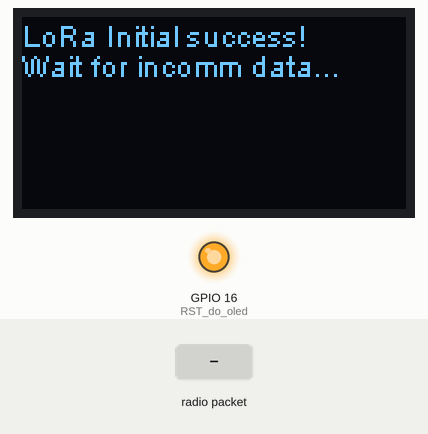
A program run on a simulated ESP32. On the bench: 128×64 one-colour display, output pins drawn as LEDs (lit = HIGH). The inputs (shaded band) are chosen by the test bench. No radio packets arrive unless stated.

Above: at 5.8 s.
5.9 s: radio packet "1" arrives
At 7.1 s:
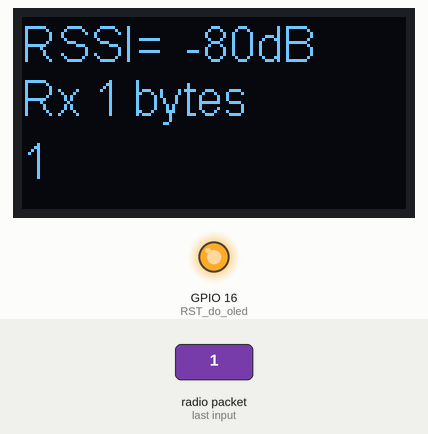
7.4 s: radio packet "0" arrives
At 8.2 s:
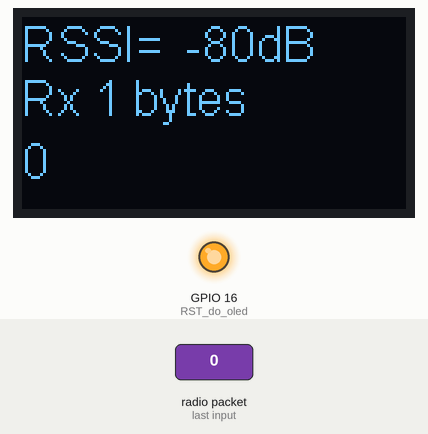
8.9 s: radio packet "2" arrives
At 9.3 s:
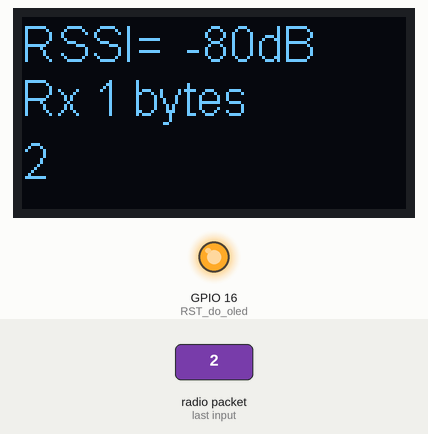
Timing chart, 0 to 11.9 s (numbered marks = the images above; inputs shaded):
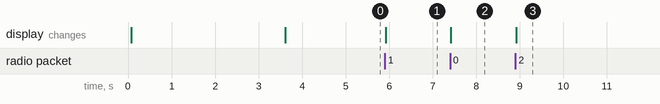

Measured:
- after the input at 5.9 s, the display: changes at once (image 1)
- after the input at 7.4 s, the display: changes at once (image 2)
- after the input at 8.9 s, the display: changes at once (image 3)

The program:

main.cpp
```cpp
/*
  This is a simple example show the LoRa recived data in OLED.

  The onboard OLED display is SSD1306 driver and I2C interface. In order to make the
  OLED correctly operation, you should output a high-low-high(1-0-1) signal by soft-
  ware to OLED's reset pin, the low-level signal at least 5ms.

  OLED pins to ESP32 GPIOs via this connecthin:
  OLED_SDA -- GPIO4
  OLED_SCL -- GPIO15
  OLED_RST -- GPIO16

  by Aaron.Lee from HelTec AutoMation, ChengDu, China
  成都惠利特自动化科技有限公司
  www.heltec.cn

  this project also realess in GitHub:
  https://github.com/Heltec-Aaron-Lee/WiFi_Kit_series
*/
#include <SPI.h> //responsável pela comunicação serial
#include <LoRa.h> //responsável pela comunicação com o WIFI Lora
#include <Wire.h>  //responsável pela comunicação i2c
#include "SSD1306.h" //responsável pela comunicação com o display
#include "images.h" //contém o logo para usarmos ao iniciar o display

// Definição dos pinos
#define SCK     5    // GPIO5  -- SX127x's SCK
#define MISO    19   // GPIO19 -- SX127x's MISO
#define MOSI    27   // GPIO27 -- SX127x's MOSI
#define SS      18   // GPIO18 -- SX127x's CS
#define RST     14   // GPIO14 -- SX127x's RESET
#define DI00    26   // GPIO26 -- SX127x's IRQ(Interrupt Request)

#define BAND    433E6  //Frequencia do radio - podemos utilizar ainda : 433E6, 868E6, 915E6
#define PABOOST true

//parametros: address,SDA,SCL
SSD1306 display(0x3c, 4, 15); //construtor do objeto que controlaremos o display

String rssi = "RSSI --";
String packSize = "--";
String packet ;

//essa função apenas imprime o logo na tela do display
void logo()
{
  //apaga o conteúdo do display
  display.clear();
  //imprime o logo presente na biblioteca "images.h"
  display.drawXbm(0,5,logo_width,logo_height,logo_bits);
  display.display();
  delay(2000);
}
// função responsável por configurar os dados que serão exibidos em tela.
// RSSI : primeira linha
// RX packSize : segunda linha
// packet : terceira linha
void loraData(){
  display.clear();
  display.setTextAlignment(TEXT_ALIGN_LEFT);
  display.setFont(ArialMT_Plain_16);
  display.drawString(0 , 18 , "Rx "+ packSize + " bytes");
  display.drawStringMaxWidth(0 , 39 , 128, packet);
  display.drawString(0, 0, rssi);
  display.display();
}

// Função responsável por recuperar o conteúdo do pacote recebido
// Parametro: tamanho do pacote (bytes)
void cbk(int packetSize) {
  packet ="";
  packSize = String(packetSize,DEC); //transforma o tamanho do pacote em String para imprimirmos
  for (int i = 0; i < packetSize; i++) {
    packet += (char) LoRa.read(); //recupera o dado recebido e concatena na variável "packet"
  }
  rssi = "RSSI=  " + String(LoRa.packetRssi(), DEC)+ "dB"; //configura a String de Intensidade de Sinal (RSSI)
  //mostrar dados em tela
  loraData();
}

void setup() {
  //configura os pinos como saida
  pinMode(16,OUTPUT); //RST do oled
  digitalWrite(16, LOW);    // reseta o OLED
  delay(50);
  digitalWrite(16, HIGH); // enquanto o OLED estiver ligado, GPIO16 deve estar HIGH
  display.init();
  display.flipScreenVertically();
  display.setFont(ArialMT_Plain_10);
  logo();
  delay(1500);
  display.clear();

  SPI.begin(SCK,MISO,MOSI,SS); //inicia a comunicação serial com o Lora
  LoRa.setPins(SS,RST,DI00); //configura os pinos que serão utlizados pela biblioteca (deve ser chamado antes do LoRa.begin)

  //inicializa o Lora com a frequencia específica.
  if (!LoRa.begin(BAND)) {
    display.drawString(0, 0, "Starting LoRa failed!");
    display.display();
    while (1);
  }

  //indica no display que inicilizou corretamente.
  display.drawString(0, 0, "LoRa Initial success!");
  display.drawString(0, 10, "Wait for incomm data...");
  display.display();
  delay(1000);

  //LoRa.onReceive(cbk);
  LoRa.receive(); //habilita o Lora para receber dados
}

void loop() {
  //parsePacket: checa se um pacote foi recebido
  //retorno: tamanho do pacote em bytes. Se retornar 0 (ZERO) nenhum pacote foi recebido
  int packetSize = LoRa.parsePacket();
  //caso tenha recebido pacote chama a função para configurar os dados que serão mostrados em tela
  if (packetSize) {
    cbk(packetSize);
  }
  delay(10);
}
```

Source omitted: images.h (data table, 5639 bytes)
